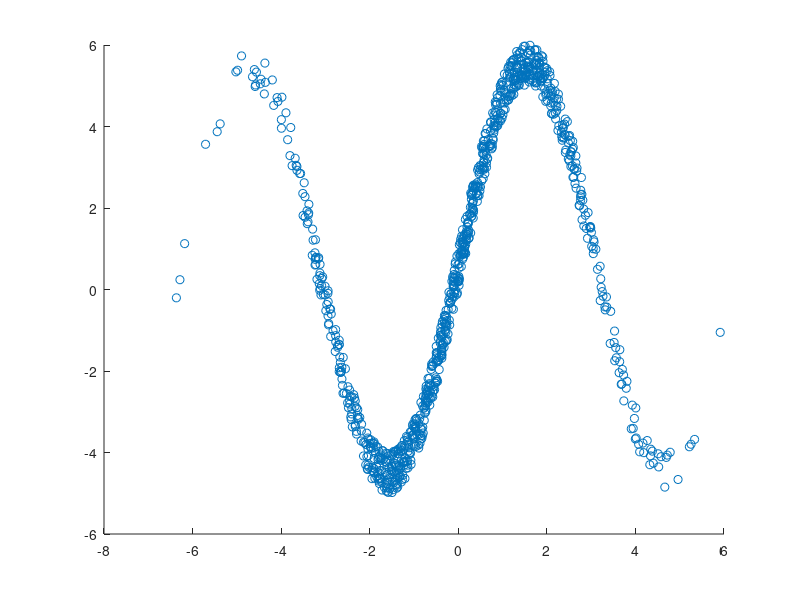

This figure's MATLAB source:
clc;
clear all;
close all;
w=[1,1,2,3,5,8,13,21];
t=[0,0.1,0.2,0.3,0.4,0.5,0.6,0.7];
plot(t,w);

x=linspace(0,2*pi,100);
y=sin(x);
y2=cos(x);
plot(x,y,'--',x,y2,'.');
%openfig('sine_cosine.fig');

n=1:10;
bar(n)
x=linspace(0,2*pi,100);
y=sin(x);
bar(x,y)

%histogram
x=randn(1000,1);
plot(x)
hist(x)
hist(x,50)

%pie
x=1:5
pie(x)

x=linspace(0,2*pi,1000);
y=10*sin(x)+randn(1,1000);
plot(x,y)
scatter(x,y)

x=randn(1000,1)*2;
y=5*sin(x)+rand(1000,1);
plot(x,y)
scatter(x,y)
